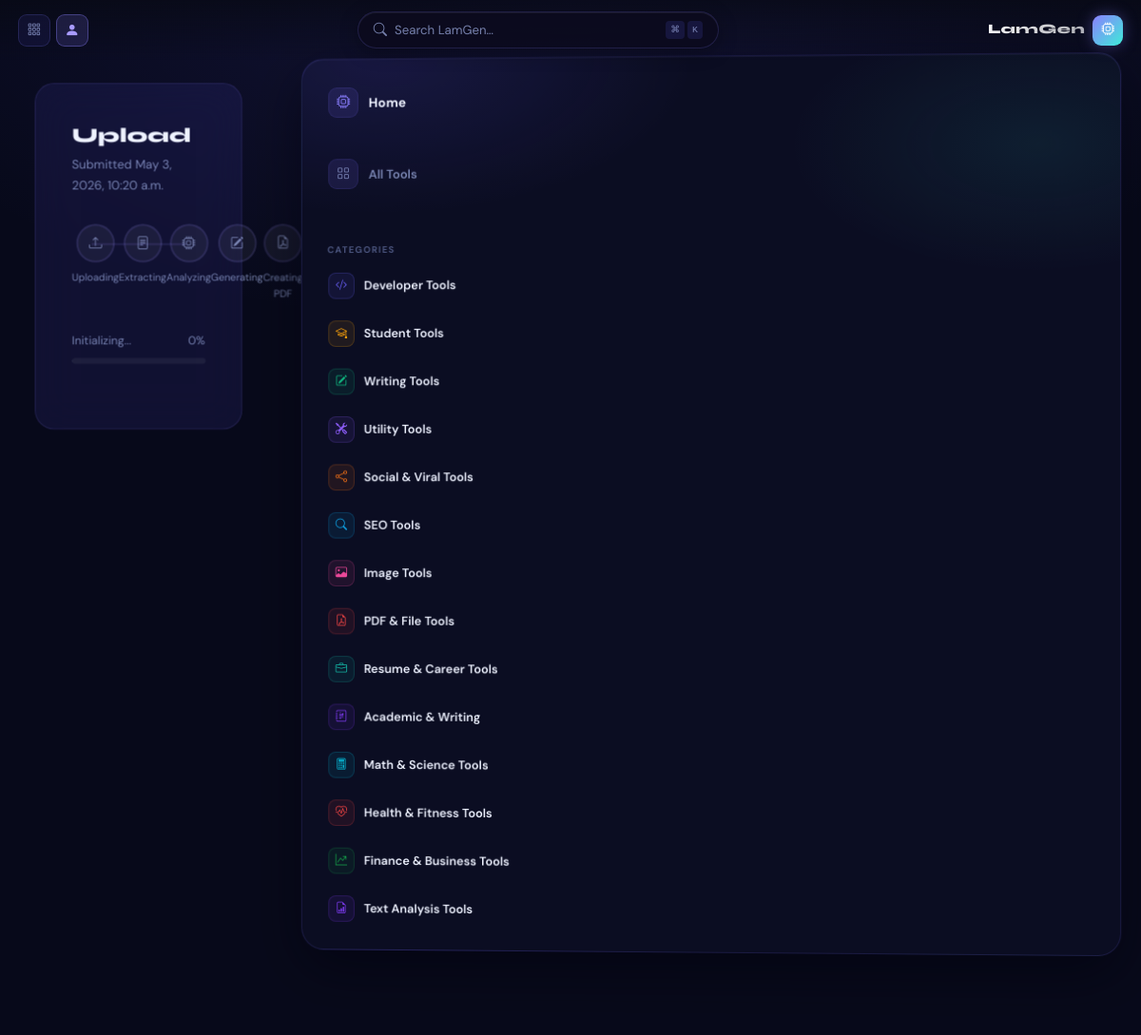
Page /thesis/status/60/ (signed in) on the committed database.
### thesis/models.py (models this page shows, shortened)
class ThesisRequest(models.Model):
    user = models.ForeignKey(
        settings.AUTH_USER_MODEL,
        on_delete=models.CASCADE,
        related_name='thesis_requests',
    )
    title = models.CharField(max_length=500)
    input_file = models.FileField(upload_to='uploads/', null=True, blank=True)
    output_file = models.FileField(upload_to='outputs/', null=True, blank=True)
    generated_thesis = models.TextField(blank=True, default='')
    status = models.CharField(
        max_length=20,
        choices=StatusChoices.choices,
        default=StatusChoices.PENDING,
        db_index=True,
    )
    error_message = models.TextField(blank=True, default='')
    created_at = models.DateTimeField(auto_now_add=True, db_index=True)
    updated_at = models.DateTimeField(auto_now=True)
    class Meta:
        ordering = ['-created_at']

### tools/models.py (models this page shows, shortened)
class ToolCategory(models.Model):
    name = models.CharField(max_length=100)
    slug = models.SlugField(unique=True)
    icon = models.CharField(max_length=60, default='bi-tools')
    color_from = models.CharField(max_length=30, default='#6C63FF')
    color_to = models.CharField(max_length=30, default='#00F5D4')
    description = models.TextField(blank=True)
    short_desc = models.CharField(max_length=200, blank=True)
    order = models.IntegerField(default=0)
    is_active = models.BooleanField(default=True)
    class Meta:
        ordering = ['order', 'name']
        verbose_name_plural = 'Tool Categories'
    def get_absolute_url(self):
        from django.urls import reverse
        return reverse('tools:category', kwargs={'category_slug': self.slug})

### thesis/views.py (the view)
# urls.py: path('status/<int:pk>/', views.ThesisStatusView.as_view(), name='status'),
class ThesisStatusView(LoginRequiredMixin, ThesisOwnerMixin, View):
    def get(self, request, pk):
        thesis = self.get_thesis(pk)
        return render(request, 'thesis/status.html', {'thesis': thesis})

### thesis/views.py (called while the page is built)
    def get_thesis(self, pk):
        obj = get_object_or_404(ThesisRequest, pk=pk)
        if obj.user != self.request.user:
            raise PermissionDenied
        return obj

### tools/context_processors.py (called while the page is built)
def tools_context(request):
    categories = cache.get('tool_categories_nav_v2')
    if categories is None:
        categories = list(
            ToolCategory.objects.filter(is_active=True).prefetch_related('tools').order_by('order', 'name')
        )
        cache.set('tool_categories_nav_v2', categories, 60 * 30)
    bookmarked_slugs = []
    if request.user.is_authenticated:
        cache_key = f'bookmarks_{request.user.pk}'
        bookmarked_slugs = cache.get(cache_key)
        if bookmarked_slugs is None:
            bookmarked_slugs = list(
                ToolBookmark.objects.filter(user=request.user).values_list('tool__slug', flat=True)
            )
            cache.set(cache_key, bookmarked_slugs, 60 * 5)
    return {
        'nav_categories': categories,
        'bookmarked_slugs': bookmarked_slugs,
    }

### thesis/templates/thesis/status.html (shortened to what this page needs)
{% extends 'base.html' %}
{% block content %}
<div class="status-page">
    <div class="status-card fade-up">
        <div class="status-title">{{ thesis.title }}</div>
        <div class="status-meta">Submitted {{ thesis.created_at|date:"N j, Y, g:i a" }}</div>
        <div class="progress-steps" id="progressSteps">
            <div class="step" id="step-uploading">
                <div class="step-icon"><i class="bi bi-upload"></i></div>
                <div class="step-label">Uploading</div>
            </div>
            <div class="step" id="step-extracting">
                <div class="step-icon"><i class="bi bi-file-text"></i></div>
                <div class="step-label">Extracting</div>
            </div>
            <div class="step" id="step-analyzing">
                <div class="step-icon"><i class="bi bi-cpu"></i></div>
                <div class="step-label">Analyzing</div>
            </div>
            <div class="step" id="step-generating">
                <div class="step-icon"><i class="bi bi-pencil-square"></i></div>
                <div class="step-label">Generating</div>
            </div>
            <div class="step" id="step-creating">
                <div class="step-icon"><i class="bi bi-file-earmark-pdf"></i></div>
                <div class="step-label">Creating PDF</div>
            </div>
        </div>
        <div class="progress-wrap">
            <div class="progress-info">
                <span id="statusText">Initializing...</span>
                <span id="progressPercent">0%</span>
            </div>
            <div class="progress-track">
            </div>
        </div>
    </div>
</div>
{% endblock %}

### templates/base.html (shortened to what this page needs)
<!DOCTYPE html>
<html lang="en">
<head>
    {% load static %}
    {% load static %}
    <link href="https://cdn.jsdelivr.net/npm/bootstrap-icons@1.11.3/font/bootstrap-icons.min.css" rel="stylesheet" media="print" onload="this.media='all'">
    {% load static %}
    <link rel="stylesheet" href="{% static 'css/main.css' %}">
</head>
    <div class="space-bg">
        <div class="alien-grid"></div>
    </div>
    <div class="top-nav-wrapper">
      <div class="top-nav-inner">
        <div class="nav-left">
          <a href="{% url 'tools:index' %}" class="nav-action-btn" title="All Tools" aria-label="All Tools">
            <i class="bi bi-grid-3x3-gap"></i>
          </a>
          <div class="nav-dropdown">
            <button class="profile-btn nav-dropdown-toggle"
                    onclick="this.closest('.nav-dropdown').classList.toggle('open')"
                    aria-label="Account menu"
                    aria-haspopup="true">
              {% if user.is_authenticated %}
              <i class="bi bi-person-fill"></i>
              {% else %}
              <i class="bi bi-person"></i>
              {% endif %}
            </button>
          </div>
        </div>
        <div class="nav-center">
          {% block nav_search %}
          <div class="global-search-pill" style="position:relative;overflow:visible;">
            <i class="bi bi-search" style="color:var(--muted);font-size:0.95rem;flex-shrink:0;"></i>
            <input type="text" id="inlineSearchInput"
                   placeholder="Search LamGen…"
                   style="background:transparent;border:none;color:var(--text);flex:1;outline:none;font-size:0.88rem;font-family:'DM Sans',sans-serif;"
                   autocomplete="off">
            <div style="display:flex;gap:3px;flex-shrink:0;">
              <span class="kbd">⌘</span><span class="kbd">K</span>
            </div>
          </div>
          {% endblock nav_search %}
        </div>
        <a href="{% url 'home' %}" class="nav-brand" aria-label="LamGen Home">
          <span class="nav-brand-name">LamGen</span>
          <div class="nav-brand-mark"><i class="bi bi-cpu"></i></div>
        </a>
      </div>
    </div>
    <main class="tools-shell">
        <div class="tools-main">
            {% block content %}{% endblock %}
        </div>
        <aside class="spatial-panel tools-actions" style="padding:1.25rem 1rem; justify-content:flex-start; overflow-y:auto; display:flex; flex-direction:column; gap:1.5rem;">
            {% block right_sidebar %}
            <a href="{% url 'home' %}"
               style="display:flex; align-items:center; gap:11px; padding:10px 12px; border-radius:12px; text-decoration:none; color:var(--lg-text); background:{% if request.path == '/' %}rgba(139,127,255,0.16){% else %}transparent{% endif %}; border:1px solid {% if request.path == '/' %}rgba(139,127,255,0.30){% else %}transparent{% endif %}; transition:all 0.18s;"
               onmouseover="if(!this.style.background.includes('139'))this.style.background='rgba(120,110,255,0.11)'"
               onmouseout="if(!this.style.background.includes('139'))this.style.background='transparent'">
                <div style="width:32px; height:32px; border-radius:9px; background:{% if request.path == '/' %}rgba(139,127,255,0.28){% else %}rgba(120,110,255,0.12){% endif %}; display:flex; align-items:center; justify-content:center; flex-shrink:0; border:1px solid {% if request.path == '/' %}rgba(139,127,255,0.40){% else %}rgba(120,110,255,0.14){% endif %};">
                    <i class="bi bi-cpu" style="color:{% if request.path == '/' %}#fff{% else %}var(--lg-violet){% endif %}; font-size:0.95rem;"></i>
                </div>
                <span style="font-weight:700; font-size:0.92rem; letter-spacing:0.2px;">Home</span>
            </a>
            <a href="{% url 'tools:index' %}"
               style="display:flex; align-items:center; gap:11px; padding:10px 12px; border-radius:12px; text-decoration:none; color:var(--lg-text); background:{% if request.path == '/tools/' %}rgba(139,127,255,0.12){% else %}transparent{% endif %}; border:1px solid {% if request.path == '/tools/' %}rgba(139,127,255,0.22){% else %}transparent{% endif %}; transition:all 0.18s;"
               onmouseover="if(!this.style.background.includes('139'))this.style.background='rgba(120,110,255,0.11)'"
               onmouseout="if(!this.style.background.includes('139'))this.style.background='transparent'">
                <div style="width:32px; height:32px; border-radius:9px; background:rgba(120,110,255,0.12); display:flex; align-items:center; justify-content:center; flex-shrink:0; border:1px solid rgba(120,110,255,0.14);">
                    <i class="bi bi-grid" style="color:var(--lg-text-muted); font-size:0.9rem;"></i>
                </div>
                <span style="font-weight:600; font-size:0.88rem; color:var(--lg-text-muted);">All Tools</span>
            </a>
            <div style="height:1px; background:linear-gradient(90deg,transparent,rgba(120,110,255,0.14) 30%,rgba(120,110,255,0.14) 70%,transparent); margin:0 0.25rem;"></div>
            <div style="display:flex; flex-direction:column; gap:3px;">
                <div style="font-size:0.65rem; font-weight:700; text-transform:uppercase; letter-spacing:1.2px; color:var(--lg-text-helper); padding:0 12px; margin-bottom:4px;">Categories</div>
                {% for cat in nav_categories %}
                <a href="{{ cat.get_absolute_url }}"
                   style="display:flex; align-items:center; gap:10px; padding:9px 12px; border-radius:11px; text-decoration:none; color:var(--lg-text); background:{% if request.path == cat.get_absolute_url %}rgba(120,110,255,0.14){% else %}transparent{% endif %}; border:1px solid {% if request.path == cat.get_absolute_url %}rgba(130,120,255,0.20){% else %}transparent{% endif %}; transition:all 0.18s;"
                   onmouseover="if(!this.style.background.includes('0.09'))this.style.background='rgba(120,110,255,0.10)'"
                   onmouseout="if(!this.style.background.includes('0.09'))this.style.background='transparent'">
                    <div style="width:28px; height:28px; border-radius:8px; background:{{ cat.color_from }}18; border:1px solid {{ cat.color_from }}33; display:flex; align-items:center; justify-content:center; flex-shrink:0;">
                        <i class="{{ cat.icon }}" style="color:{{ cat.color_from }}; font-size:0.82rem;"></i>
                    </div>
                    <span style="font-weight:600; font-size:0.86rem;">{{ cat.name }}</span>
                </a>
                {% endfor %}
            </div>
            {% endblock %}
        </aside>
    </main>
    {% load static %}
</body>
</html>

### thesis/templates/thesis/status.html (style rules this page uses)
.status-page { max-width: 720px; margin: 0 auto; padding: 2.5rem 1.5rem; }
.status-card { background: var(--surface); border: 1px solid var(--border); border-radius: 20px; padding: 2.5rem; backdrop-filter: blur(20px); }
.status-title { font-family: 'Syne', sans-serif; font-size: 1.4rem; font-weight: 800; margin-bottom: 0.25rem; }
.status-meta { color: var(--muted); font-size: 0.85rem; margin-bottom: 2rem; }
.progress-steps { display: flex; align-items: flex-start; justify-content: space-between; position: relative; margin-bottom: 2rem; }
.progress-steps::before { content: ''; position: absolute; top: 20px; left: 20px; right: 20px; height: 2px; background: var(--border); z-index: 0; }
.step { display: flex; flex-direction: column; align-items: center; gap: 8px; flex: 1; position: relative; z-index: 1; }
.step-icon { width: 40px; height: 40px; border-radius: 50%; background: rgba(255,255,255,0.05); border: 2px solid var(--border); display: flex; align-items: center; justify-content: center; font-size: 0.9rem; color: var(--muted); transition: all 0.4s cubic-bezier(0.4,0,0.2,1); }
.step-label { font-size: 0.7rem; color: var(--muted); text-align: center; transition: color 0.3s; }
.progress-wrap { margin-bottom: 2rem; }
.progress-info { display: flex; justify-content: space-between; font-size: 0.8rem; color: var(--muted); margin-bottom: 8px; }
.progress-track { height: 6px; background: rgba(255,255,255,0.06); border-radius: 3px; overflow: hidden; }

### rows in the picture
ThesisRequest: title "Upload", created_at "May 3, 2026, 10:20 a.m."
ToolCategory: name "Developer Tools"
ToolCategory: name "Student Tools"
ToolCategory: name "Writing Tools"
ToolCategory: name "Utility Tools"
ToolCategory: name "Social & Viral Tools"
ToolCategory: name "SEO Tools"
ToolCategory: name "Image Tools"
ToolCategory: name "PDF & File Tools"
ToolCategory: name "Resume & Career Tools"
ToolCategory: name "Academic & Writing"
ToolCategory: name "Math & Science Tools"
ToolCategory: name "Health & Fitness Tools"
ToolCategory: name "Finance & Business Tools"
ToolCategory: name "Text Analysis Tools"
